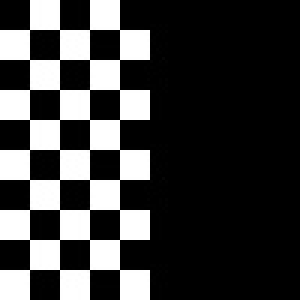
#> input picture codes/half_checkerboard.jpg, 100 x 100 px (shown 3 times larger)
$ python code1.py
#> lines starting #> are read from the running program, lines starting #| are printed output that depends on the picture
import cv2 as cv
import numpy as np

image = cv.imread('half_checkerboard.jpg')
#> image is the input picture: shape (100, 100, 3); min 0, max 255, mean 63.8

img_dimentions = image[0:100, 0:50, 2]
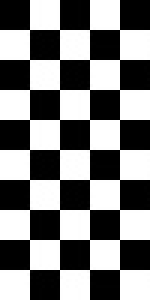
#> img_dimentions: shape (100, 50) (shown 3 times larger); min 0, max 255, mean 127.5

kernel_matrix = np.array(
      ( [0, -1, -1],
        [1,  1, -1],
        [0,  1,  0]), dtype="int")

output_image = cv.morphologyEx(img_dimentions, cv.MORPH_HITMISS, kernel_matrix)
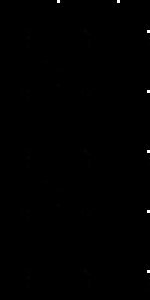
#> output_image: shape (100, 50) (shown 3 times larger); min 0, max 255, mean 0.4

rate = 50
rate2 = 3
kernel_matrix = (kernel_matrix + 1) * 127
kernel_matrix = np.uint8(kernel_matrix)

kernel_matrix = cv.resize(kernel_matrix, None, fx = rate, fy = rate, interpolation = cv.INTER_NEAREST)
cv.imshow("Kernel", kernel_matrix)
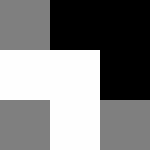
#> window 'Kernel': shape (150, 150); min 0, max 254, mean 127
cv.moveWindow("Kernel", 0, 0)
cv.imwrite("Kernel.jpg", kernel_matrix)

image = cv.resize(image, None, fx = rate2, fy = rate2, interpolation = cv.INTER_NEAREST)
#> image: shape (300, 300, 3)
cv.imshow("Original_Image", image)

output_image = cv.resize(output_image, None, fx = rate2, fy = rate2, interpolation = cv.INTER_NEAREST)
#> output_image: shape (300, 150)
cv.imshow("Hit or Miss", output_image)
cv.imwrite("Result_Hit_or_Miss.jpg", output_image)


cv.waitKey(0)
cv.destroyAllWindows()
